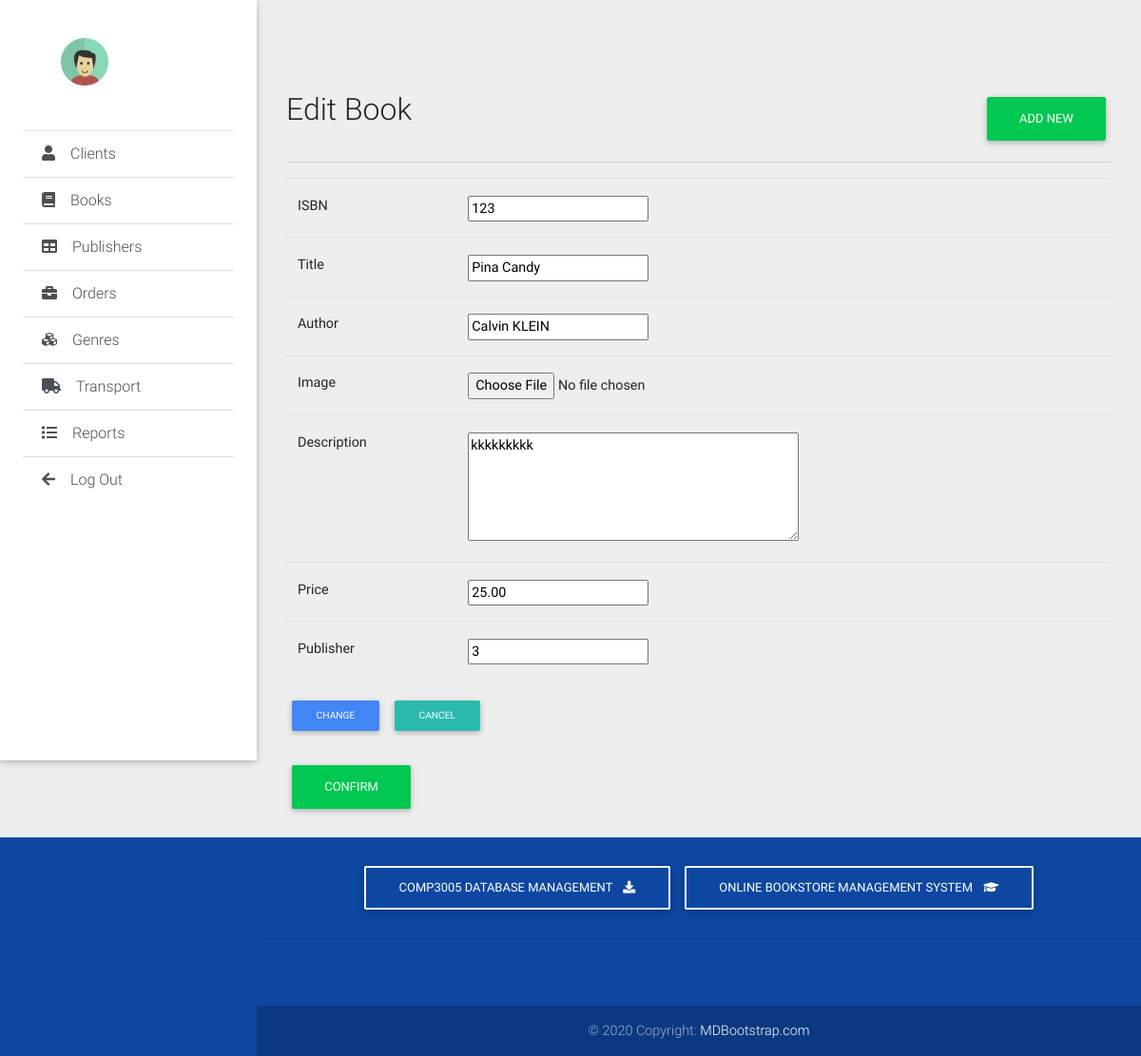
The page /admin/edit_book.php?bookisbn=123 on the database its author committed.
### tables this page shows
CREATE TABLE `books` (
  `book_isbn` varchar(20) NOT NULL,
  `book_title` varchar(60) DEFAULT NULL,
  `book_author` varchar(60) DEFAULT NULL,
  `book_image` varchar(40) DEFAULT NULL,
  `book_descr` text,
  `book_price` decimal(6,2) NOT NULL,
  `publisherid` int(10) UNSIGNED NOT NULL,
  `genreid` int(11) NOT NULL,
  `date_added` timestamp NOT NULL DEFAULT CURRENT_TIMESTAMP ON UPDATE CURRENT_TIMESTAMP
);

### admin/edit_book.php (the view, shortened to what this page needs)
<!DOCTYPE html>
<html lang="en">
<body class="grey lighten-3">
  <header>
    <?php include_once "headers/sidebar.php";?>
  </header>
  <main class="pt-5 mx-lg-3">
    <div class="container-fluid mt-5">
      <?php
        include_once "db/config.php";
        $book_isbn = filter_input(INPUT_GET, 'bookisbn');
        $query = "SELECT * FROM books WHERE book_isbn = '$book_isbn'";
        $result = mysqli_query($con, $query);
        $row = mysqli_fetch_assoc($result);
        ?>
        <div id="page-wrapper">
            <div class="row">
                <div class="col-sm-9">
                    <h2 class="page-header">Edit Book</h2>
                </div>
                <div class="col-sm-3">
                    <div class="page-action-links text-right">
                        <a href="add_book.php">
                            <button class="btn btn-success"><span class="glyphicon glyphicon-plus"></span> Add new </button>
                        </a>
                    </div>
                </div>
            </div>
            <hr>
            <form method="post" action="edit_book.php" enctype="multipart/form-data">
		<table class="table">
			<tr>
				<th>ISBN</th>
				<td><input type="text" name="isbn" value="<?php echo $row['book_isbn'];?>" readOnly="true"></td>
			</tr>
			<tr>
				<th>Title</th>
				<td><input type="text" name="title" value="<?php echo $row['book_title'];?>" required></td>
			</tr>
			<tr>
				<th>Author</th>
				<td><input type="text" name="author" value="<?php echo $row['book_author'];?>" required></td>
			</tr>
			<tr>
				<th>Image</th>
                <td><input type="file" required name="image" aria-describedby="inputGroupFileAddon01"></td></tr>
			<tr>
				<th>Description</th>
				<td><textarea name="descr" cols="40" rows="5"><?php echo $row['book_descr'];?></textarea>
			</tr>
			<tr>
				<th>Price</th>
				<td><input type="text" name="price" value="<?php echo $row['book_price'];?>" required></td>
			</tr>
			<tr>
				<th>Publisher</th>
				<td><input type="text" name="publisher" value="<?php echo $row['publisherid']; ?>" required></td>
			</tr>
		</table>
		<input type="submit" name="save_change" value="Change" class="btn btn-sm btn-primary">
		<input type="reset" value="cancel" class="btn btn-sm btn-default">
	</form>
	<br/>
	<a href="all_books.php" class="btn btn-success">Confirm</a>
</div>
    </div>
  </main>
  <?php include_once "headers/footer.php";?>
</body>
</html>

### rows shown on the page
books: isbn "123", title "Pina Candy", author "Calvin KLEIN", descr "kkkkkkkkk", price "25.00", publisher "3"
